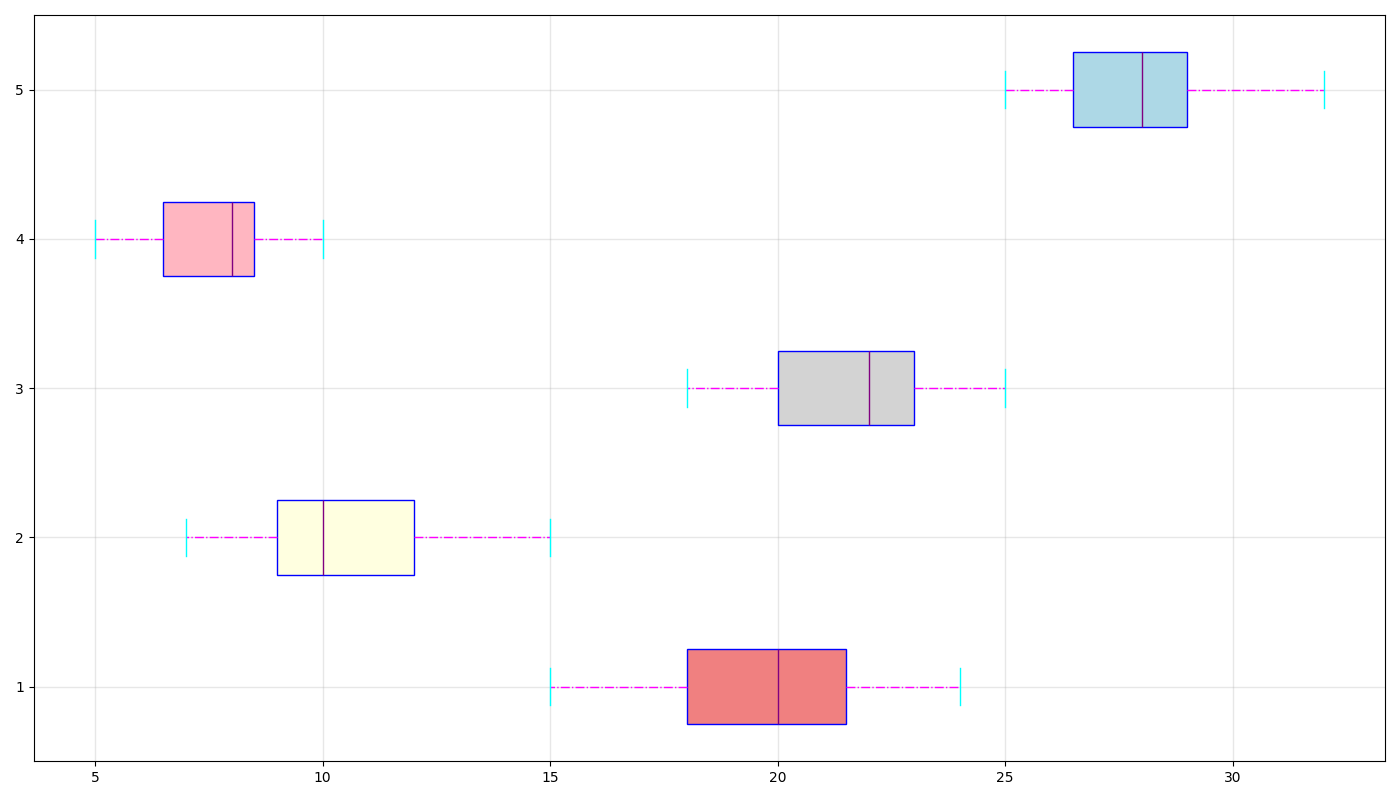

This figure's Python source:
import matplotlib.pyplot as plt

engineering_hours = [19, 15, 24, 21, 17, 18, 20, 16, 23, 22, 21, 24, 18, 19, 20]
arts_hours = [12, 7, 10, 11, 14, 9, 13, 8, 10, 12, 9, 15, 8, 10, 11]
science_hours = [22, 21, 23, 25, 18, 19, 24, 20, 22, 21, 24, 19, 23, 22, 20]
business_hours = [8, 7, 8, 5, 9, 7, 6, 10, 6, 8, 10, 7, 9, 8, 6]
law_hours = [30, 27, 29, 28, 25, 28, 26, 29, 32, 25, 28, 27, 30, 26, 29]

data = [engineering_hours, arts_hours, science_hours, business_hours, law_hours]

fig, ax = plt.subplots(figsize=(14, 8))

box = ax.boxplot(data, vert=False, patch_artist=True, 
                 boxprops=dict(facecolor="lightgreen", color="blue", linestyle='--'),
                 whiskerprops=dict(color="magenta", linestyle='-.'),
                 capprops=dict(color="cyan"),
                 flierprops=dict(marker="s", color="red", alpha=0.7),
                 medianprops=dict(color="purple"))

colors = ['lightcoral', 'lightyellow', 'lightgray', 'lightpink', 'lightblue']
for patch, color in zip(box['boxes'], colors):
    patch.set_facecolor(color)

ax.grid(True, linestyle='-', linewidth=1, alpha=0.3)

plt.tight_layout()
plt.show()
